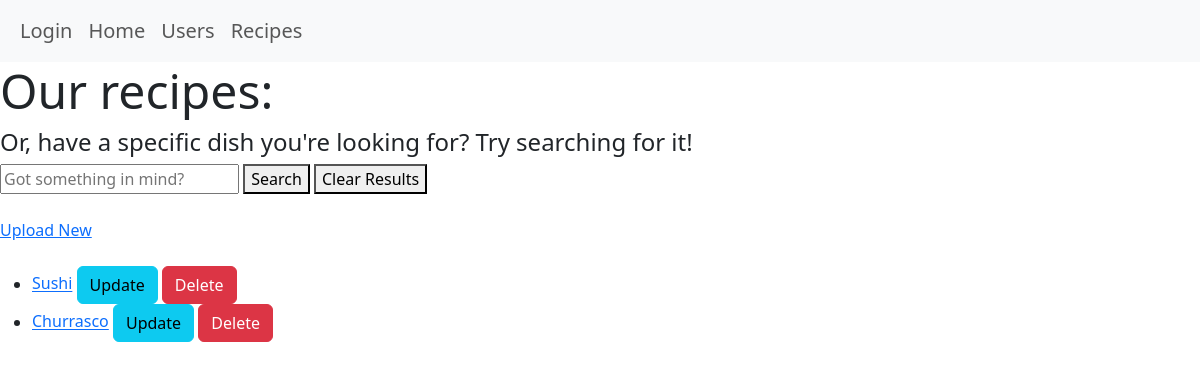
Page /recipes/ on the earlier database version.
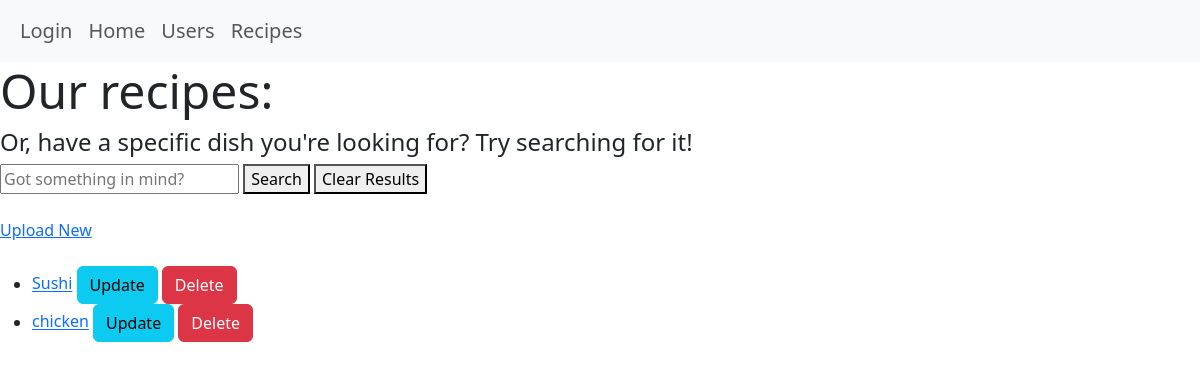
Same page on the later database version.
### recipe_app/models.py (models this page shows, shortened)
class Recipe(models.Model):
    name = models.CharField(max_length = 20, null = True)
    short_desc = models.CharField(max_length = 414, null = True)
    instruction = models.CharField(max_length = 3000, null = True)
    ingredients = models.CharField(max_length = 2000, null = True)
    chef = models.ForeignKey(Chef,  on_delete=models.CASCADE, default = None, null=True)
    recipe_image = models.ImageField(null=True, blank=True, upload_to="images/")
    def get_absolute_url(self):
        return reverse('recipe-detail', args=[str(self.id)])

### recipe_app/views.py (the view)
# urls.py: path('recipes/', views.RecipeListView.as_view(), name = 'recipes'),
class RecipeListView(generic.ListView):
   model = Recipe

### recipe_app/templates/recipe_app/recipe_list.html (shortened to what this page needs)
{% extends 'recipe_app/base_template.html' %}
{% block content %}
<h2 class = "display-5">Our recipes:</h2>
<h4>Or, have a specific dish you're looking for? Try searching for it!</h4>
<input type = "text" id = "form1" placeholder = "Got something in mind?", aria-label = "Got something in mind?" >
<button id = "searchbutton" title = 'Search' onclick = "lookfor()">Search</button>
<button id = "clear button" title = "Clear Results" onclick = "document.getElementById('form1').value = ''; clearResults()">Clear Results</button>
<a href="{% url 'create_recipe' %}" title = "Create a new recipe">Upload New</a>
{% if recipe_list %}
<ul id = "myUL">
    {% for recipe in recipe_list %}
    <li>
        <a href = "{{ recipe.get_absolute_url }}" title = "{{recipe.name}}'s recipe">{{ recipe.name }}</a>
            <span class="pull-right">
                <a href="{% url 'update_recipe' recipe.id %}" type="button" class="btn btn-small btn-info">Update</a>
                <form action="{% url 'delete_recipe' recipe.id %}" method="post" style="display: inline;">
                        <button type="submit" class="btn btn-danger btn-small">Delete
                </button>
        </form>
     </span>
    </li>
    {% endfor %}
</ul>
{% else %}
<p>Looks like there aren't any recipes right now. Check back later.</p>
{% endif %}
{% endblock %}

Differences in the rows shown:
removed Recipe: name "Churrasco"
added Recipe: name "chicken"
